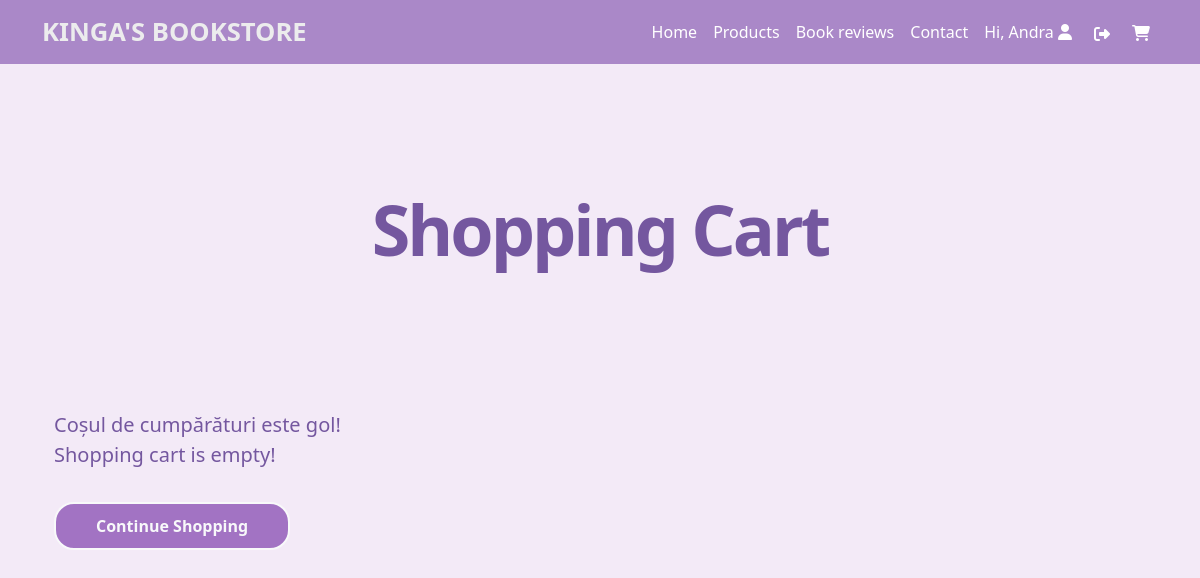
The app's page /cart/ (signed in), older data.
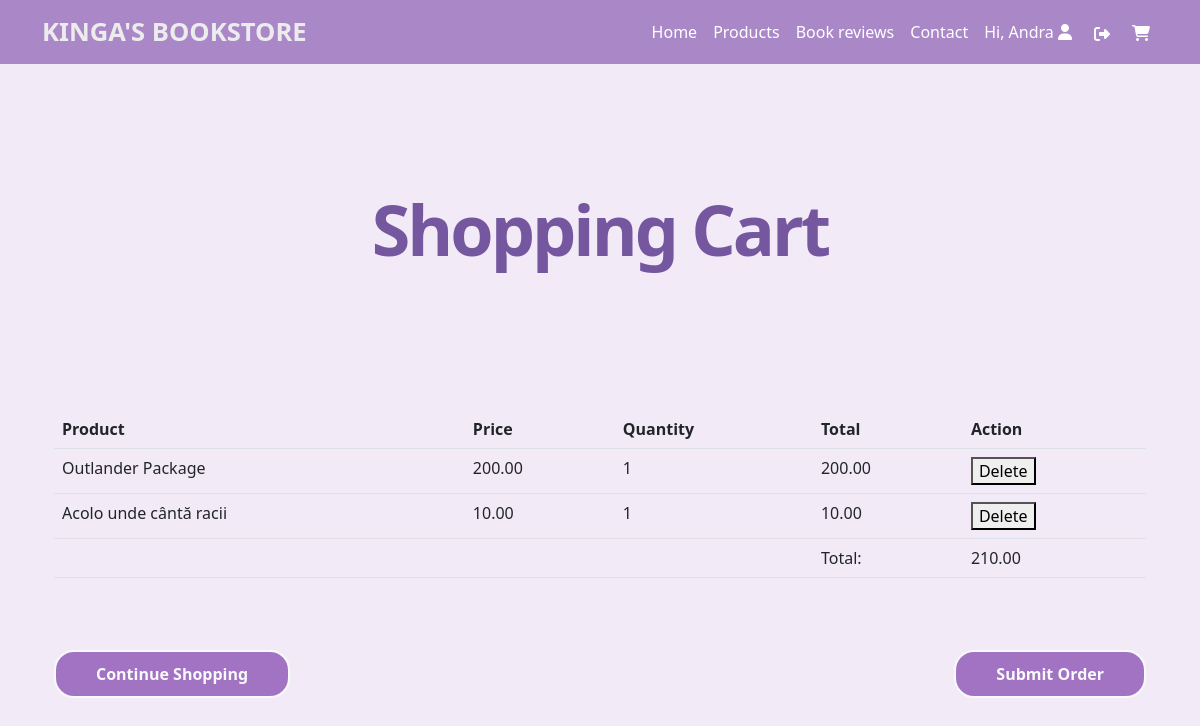
The same page, newer data.
### App_marketplace/models/order.py (models this page shows, shortened)
class OrderItem(models.Model): # clasa cu ajutorul careia definim caracteristicile si comportamentul pt unul sau mai multe produse dintr-o comanda
    user = models.ForeignKey(settings.AUTH_USER_MODEL, on_delete=models.CASCADE)
    ordered = models.BooleanField(default=False)
    product = models.ForeignKey(Product, on_delete=models.CASCADE)
    quantity = models.IntegerField(default=1)
    def get_total_item_price(self): # acesta metota ne retuneaza cantitatea totala a unui produs
        return self.quantity * self.product.price
    def get_final_price(self): # acesta metota ne retuneaza valoarea totala a unui produs dintr-o comanda
        return self.get_total_item_price()

### App_marketplace/models/product.py (models this page shows, shortened)
class Product(models.Model): # clasa cu ajutorul careia definim caracteristicile unui produs
    title = models.CharField(max_length=200)
    author = models.CharField(max_length=200)
    description = models.TextField()
    price = models.DecimalField(max_digits=10, decimal_places=2)
    image = models.ImageField(upload_to='product_images/', null=True, blank=True)
    quantity = models.IntegerField()
    book_available = models.BooleanField(default=False)

### App_marketplace/views.py (the view)
# urls.py: path('cart/', shopping_cart, name='cart'),
def shopping_cart(request):
    if request.user.is_authenticated:
        order_items = OrderItem.objects.filter(user=request.user, ordered=False)
        order_total = sum(item.get_final_price() for item in order_items)
    else:
        order_items = []
        order_total = 0
    context = {
        'order_items': order_items,
        'order_total': order_total,
    }
    return render(request, 'App_marketplace/cart.html', context)

### App_marketplace/templates/App_marketplace/cart.html (shortened to what this page needs)
{% extends "App_marketplace/base.html" %}
{% load static%}
{% block content %}
<div class="container spaced-top-5 black-bg">
    <div class="row">
        <div class="col">
            <h1 style="text-align: center;
            font-size: 70px;
            font-weight: 700;
            text-transform: none;
            font-style: normal;
            text-decoration: none;
            line-height: 1em;
            letter-spacing: -3px;
            margin-top: 50px;
            margin-bottom: 50px;
            color: #74579f;">Shopping Cart</h1></br></br></br></br>
{% if order_items|length > 0 %}
                <table class="table">
                    <thead>
                        <tr>
                            <th>Product</th>
                            <th>Price</th>
                            <th>Quantity</th>
                            <th>Total</th>
                            <th>Action</th>
                        </tr>
                    </thead>
                    <tbody>
                        {% for order_item in order_items %}
                            <tr>
                                <td>{{ order_item.product.title }}</td>
                                <td>{{ order_item.product.price }}</td>
                                <td>{{ order_item.quantity }}</td>
                                <td>{{ order_item.get_final_price }}</td>
                                <td>
                                    <button onclick="deleteProduct({{ order_item.product.id }})">Delete</button>
                                </td>
                            </tr>
                        {% endfor %}
                    </tbody>
                    <tfoot>
                        <tr>
                            <td colspan="3"></td>
                            <td>Total:</td>
                            <td>{{ order_total }}</td>
                        </tr>
                    </tfoot>
                </table></br>
            <div class="d-flex justify-content-between">
                <a href="{% url 'App_marketplace:products' %}">
                    <button class="btn-custom spaced-top-2">Continue Shopping</button>
                </a>
                <form method="post" action="{% url 'App_marketplace:order_complete' %}">
                    <button type="submit" class="btn-custom spaced-top-2">Submit Order</button>
                </form>
            </div>
            {% else %}
                {% if user.is_authenticated %}
            <span class="cart-text">Coșul de cumpărături este gol!<br>Shopping cart is empty!</span>
            <div class="d-flex justify-content-between">
                <a href="{% url 'App_marketplace:products' %}">
                    <button class="btn-custom spaced-top-2">Continue Shopping</button>
                </a>
            </div>
                {% else %}
                       <span class="cart-text"> Coșul de cumpărături este gol! Pentru a putea adăuga produse în coș este necesară autentificarea! <br>Shopping cart is empty! To be able to add products to the cart, login is required!</span>
                 <a class="text-primary" href="/login" title="Login" ><br><br>
                  Login
                </a>
                {% endif %}
            {% endif %}
        </div>
    </div>
</div>
{% endblock %}

Row changes from the older to the newer data that the page shows:
added OrderItem: product "Outlander Package", product.price "200.00", quantity "1", get_final_price "200.00"
added OrderItem: product "Acolo unde cântă racii", product.price "10.00", quantity "1", get_final_price "10.00"
Text that changed along with them:
{{ order_total }}: (not shown) → "210.00"
text no longer shown: "Coșul de cumpărături este gol! Shopping cart is empty!"
text now shown: "Product Price Quantity Total Action Total: Submit Order"
